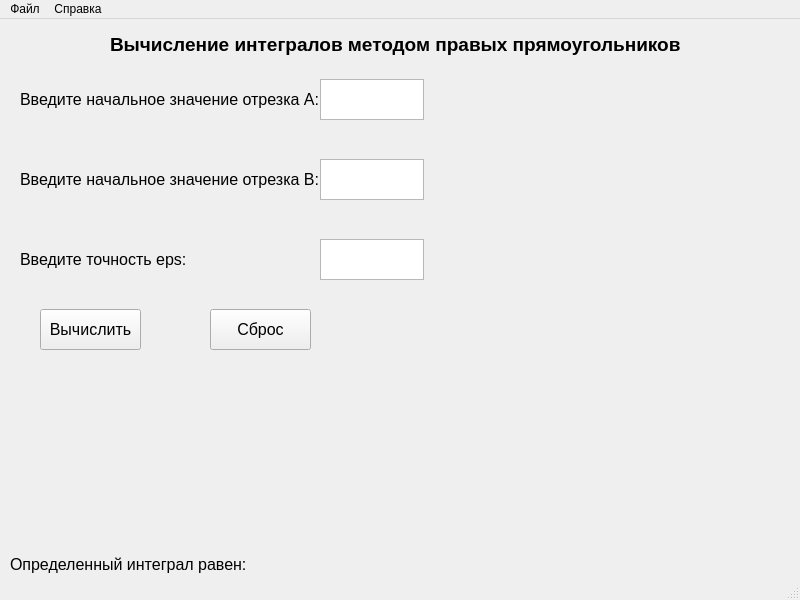
<?xml version="1.0" encoding="UTF-8"?>
<ui version="4.0">
 <class>MainWindow</class>
 <widget class="QMainWindow" name="MainWindow">
  <property name="geometry">
   <rect>
    <x>0</x>
    <y>0</y>
    <width>800</width>
    <height>600</height>
   </rect>
  </property>
  <property name="windowTitle">
   <string>MainWindow</string>
  </property>
  <widget class="QWidget" name="centralwidget">
   <widget class="QLabel" name="label">
    <property name="geometry">
     <rect>
      <x>20</x>
      <y>70</y>
      <width>311</width>
      <height>21</height>
     </rect>
    </property>
    <property name="font">
     <font>
      <pointsize>12</pointsize>
     </font>
    </property>
    <property name="text">
     <string>Введите начальное значение отрезка А:</string>
    </property>
   </widget>
   <widget class="QTextEdit" name="textEdit">
    <property name="geometry">
     <rect>
      <x>320</x>
      <y>60</y>
      <width>104</width>
      <height>41</height>
     </rect>
    </property>
    <property name="font">
     <font>
      <pointsize>12</pointsize>
     </font>
    </property>
    <property name="html">
     <string>&lt;!DOCTYPE HTML PUBLIC &quot;-//W3C//DTD HTML 4.0//EN&quot; &quot;http://www.w3.org/TR/REC-html40/strict.dtd&quot;&gt;
&lt;html&gt;&lt;head&gt;&lt;meta name=&quot;qrichtext&quot; content=&quot;1&quot; /&gt;&lt;style type=&quot;text/css&quot;&gt;
p, li { white-space: pre-wrap; }
&lt;/style&gt;&lt;/head&gt;&lt;body style=&quot; font-family:'MS Shell Dlg 2'; font-size:12pt; font-weight:400; font-style:normal;&quot;&gt;
&lt;p style=&quot;-qt-paragraph-type:empty; margin-top:0px; margin-bottom:0px; margin-left:0px; margin-right:0px; -qt-block-indent:0; text-indent:0px; font-size:8.25pt;&quot;&gt;&lt;br /&gt;&lt;/p&gt;&lt;/body&gt;&lt;/html&gt;</string>
    </property>
   </widget>
   <widget class="QLabel" name="label_2">
    <property name="geometry">
     <rect>
      <x>20</x>
      <y>150</y>
      <width>311</width>
      <height>21</height>
     </rect>
    </property>
    <property name="font">
     <font>
      <pointsize>12</pointsize>
     </font>
    </property>
    <property name="text">
     <string>Введите начальное значение отрезка В:</string>
    </property>
   </widget>
   <widget class="QTextEdit" name="textEdit_2">
    <property name="geometry">
     <rect>
      <x>320</x>
      <y>140</y>
      <width>104</width>
      <height>41</height>
     </rect>
    </property>
    <property name="font">
     <font>
      <pointsize>12</pointsize>
     </font>
    </property>
    <property name="html">
     <string>&lt;!DOCTYPE HTML PUBLIC &quot;-//W3C//DTD HTML 4.0//EN&quot; &quot;http://www.w3.org/TR/REC-html40/strict.dtd&quot;&gt;
&lt;html&gt;&lt;head&gt;&lt;meta name=&quot;qrichtext&quot; content=&quot;1&quot; /&gt;&lt;style type=&quot;text/css&quot;&gt;
p, li { white-space: pre-wrap; }
&lt;/style&gt;&lt;/head&gt;&lt;body style=&quot; font-family:'MS Shell Dlg 2'; font-size:12pt; font-weight:400; font-style:normal;&quot;&gt;
&lt;p style=&quot;-qt-paragraph-type:empty; margin-top:0px; margin-bottom:0px; margin-left:0px; margin-right:0px; -qt-block-indent:0; text-indent:0px; font-size:8.25pt;&quot;&gt;&lt;br /&gt;&lt;/p&gt;&lt;/body&gt;&lt;/html&gt;</string>
    </property>
   </widget>
   <widget class="QLabel" name="label_3">
    <property name="geometry">
     <rect>
      <x>20</x>
      <y>230</y>
      <width>311</width>
      <height>21</height>
     </rect>
    </property>
    <property name="font">
     <font>
      <pointsize>12</pointsize>
     </font>
    </property>
    <property name="text">
     <string>Введите точность eps:</string>
    </property>
   </widget>
   <widget class="QTextEdit" name="textEdit_3">
    <property name="geometry">
     <rect>
      <x>320</x>
      <y>220</y>
      <width>104</width>
      <height>41</height>
     </rect>
    </property>
    <property name="font">
     <font>
      <pointsize>12</pointsize>
     </font>
    </property>
    <property name="html">
     <string>&lt;!DOCTYPE HTML PUBLIC &quot;-//W3C//DTD HTML 4.0//EN&quot; &quot;http://www.w3.org/TR/REC-html40/strict.dtd&quot;&gt;
&lt;html&gt;&lt;head&gt;&lt;meta name=&quot;qrichtext&quot; content=&quot;1&quot; /&gt;&lt;style type=&quot;text/css&quot;&gt;
p, li { white-space: pre-wrap; }
&lt;/style&gt;&lt;/head&gt;&lt;body style=&quot; font-family:'MS Shell Dlg 2'; font-size:12pt; font-weight:400; font-style:normal;&quot;&gt;
&lt;p style=&quot;-qt-paragraph-type:empty; margin-top:0px; margin-bottom:0px; margin-left:0px; margin-right:0px; -qt-block-indent:0; text-indent:0px; font-size:8.25pt;&quot;&gt;&lt;br /&gt;&lt;/p&gt;&lt;/body&gt;&lt;/html&gt;</string>
    </property>
   </widget>
   <widget class="QPushButton" name="pushButton">
    <property name="geometry">
     <rect>
      <x>40</x>
      <y>290</y>
      <width>101</width>
      <height>41</height>
     </rect>
    </property>
    <property name="font">
     <font>
      <pointsize>12</pointsize>
     </font>
    </property>
    <property name="text">
     <string>Вычислить</string>
    </property>
   </widget>
   <widget class="QPushButton" name="pushButton_2">
    <property name="geometry">
     <rect>
      <x>210</x>
      <y>290</y>
      <width>101</width>
      <height>41</height>
     </rect>
    </property>
    <property name="font">
     <font>
      <pointsize>12</pointsize>
     </font>
    </property>
    <property name="text">
     <string>Сброс</string>
    </property>
   </widget>
   <widget class="QLabel" name="label_4">
    <property name="geometry">
     <rect>
      <x>10</x>
      <y>530</y>
      <width>241</width>
      <height>31</height>
     </rect>
    </property>
    <property name="font">
     <font>
      <pointsize>12</pointsize>
     </font>
    </property>
    <property name="text">
     <string>Определенный интеграл равен:</string>
    </property>
   </widget>
   <widget class="QLabel" name="label_5">
    <property name="geometry">
     <rect>
      <x>250</x>
      <y>530</y>
      <width>461</width>
      <height>31</height>
     </rect>
    </property>
    <property name="font">
     <font>
      <pointsize>12</pointsize>
     </font>
    </property>
    <property name="text">
     <string/>
    </property>
   </widget>
   <widget class="QLabel" name="label_6">
    <property name="geometry">
     <rect>
      <x>440</x>
      <y>60</y>
      <width>561</width>
      <height>411</height>
     </rect>
    </property>
    <property name="text">
     <string/>
    </property>
    <property name="pixmap">
     <pixmap>../ex7/Graphics/graphic_resized.png</pixmap>
    </property>
   </widget>
   <widget class="QLabel" name="label_7">
    <property name="geometry">
     <rect>
      <x>110</x>
      <y>10</y>
      <width>621</width>
      <height>31</height>
     </rect>
    </property>
    <property name="font">
     <font>
      <pointsize>14</pointsize>
      <weight>75</weight>
      <bold>true</bold>
     </font>
    </property>
    <property name="text">
     <string>Вычисление интегралов методом правых прямоугольников</string>
    </property>
   </widget>
  </widget>
  <widget class="QMenuBar" name="menubar">
   <property name="geometry">
    <rect>
     <x>0</x>
     <y>0</y>
     <width>800</width>
     <height>21</height>
    </rect>
   </property>
   <widget class="QMenu" name="menu">
    <property name="title">
     <string>Файл</string>
    </property>
    <addaction name="action"/>
   </widget>
   <widget class="QMenu" name="menu_2">
    <property name="title">
     <string>Справка</string>
    </property>
    <addaction name="action_2"/>
   </widget>
   <addaction name="menu"/>
   <addaction name="menu_2"/>
  </widget>
  <widget class="QStatusBar" name="statusbar"/>
  <action name="action">
   <property name="text">
    <string>Выход</string>
   </property>
  </action>
  <action name="action_2">
   <property name="text">
    <string>Об авторах</string>
   </property>
  </action>
 </widget>
 <resources/>
 <connections>
  <connection>
   <sender>action</sender>
   <signal>triggered()</signal>
   <receiver>MainWindow</receiver>
   <slot>close()</slot>
   <hints>
    <hint type="sourcelabel">
     <x>-1</x>
     <y>-1</y>
    </hint>
    <hint type="destinationlabel">
     <x>399</x>
     <y>299</y>
    </hint>
   </hints>
  </connection>
  <connection>
   <sender>pushButton_2</sender>
   <signal>clicked()</signal>
   <receiver>textEdit</receiver>
   <slot>clear()</slot>
   <hints>
    <hint type="sourcelabel">
     <x>260</x>
     <y>291</y>
    </hint>
    <hint type="destinationlabel">
     <x>371</x>
     <y>61</y>
    </hint>
   </hints>
  </connection>
  <connection>
   <sender>pushButton_2</sender>
   <signal>clicked()</signal>
   <receiver>textEdit_2</receiver>
   <slot>clear()</slot>
   <hints>
    <hint type="sourcelabel">
     <x>260</x>
     <y>291</y>
    </hint>
    <hint type="destinationlabel">
     <x>371</x>
     <y>141</y>
    </hint>
   </hints>
  </connection>
  <connection>
   <sender>pushButton_2</sender>
   <signal>clicked()</signal>
   <receiver>textEdit_3</receiver>
   <slot>clear()</slot>
   <hints>
    <hint type="sourcelabel">
     <x>260</x>
     <y>291</y>
    </hint>
    <hint type="destinationlabel">
     <x>371</x>
     <y>221</y>
    </hint>
   </hints>
  </connection>
  <connection>
   <sender>pushButton_2</sender>
   <signal>clicked()</signal>
   <receiver>label_5</receiver>
   <slot>clear()</slot>
   <hints>
    <hint type="sourcelabel">
     <x>260</x>
     <y>291</y>
    </hint>
    <hint type="destinationlabel">
     <x>480</x>
     <y>526</y>
    </hint>
   </hints>
  </connection>
 </connections>
</ui>
